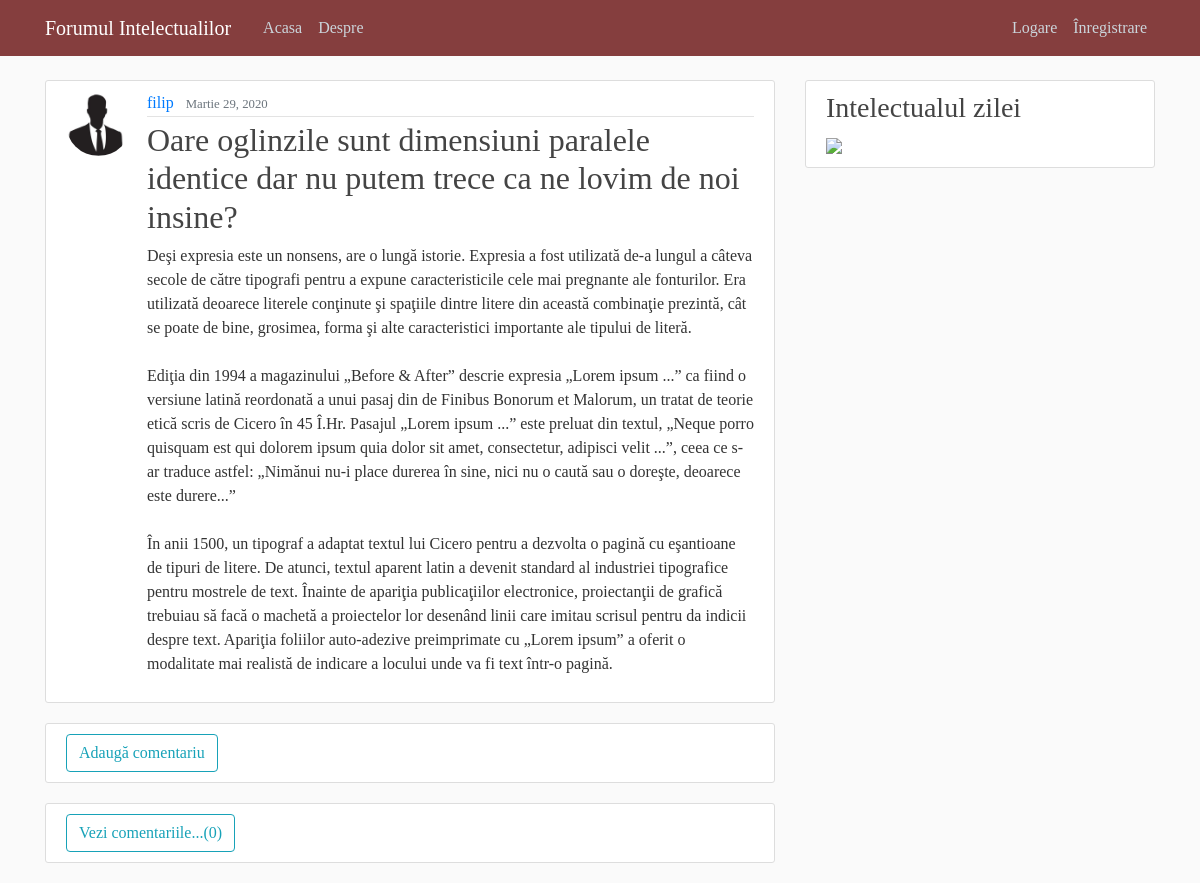
Page /post/40/ on the committed database.
### blog/models.py (models this page shows, shortened)
class Post(models.Model):
    title = models.CharField(max_length=100)
    content = models.TextField()
    date_posted = models.DateTimeField(default=timezone.now)
    author = models.ForeignKey(User, on_delete=models.CASCADE)
    @property
    def get_comment_count(self):
        return Comment.objects.filter(post=self).count()

### users/models.py (models this page shows, shortened)
class Profile(models.Model):
    user = models.OneToOneField(User, on_delete=models.CASCADE)
    image = models.ImageField(default='default.jpg', upload_to='profile_pics')

### blog/views.py (the view, shortened to what this page needs)
# urls.py: path('post/<int:pk>/', PostDetailView.as_view(), name='post-detail'),
class PostDetailView(DetailView):
    model = Post

### blog/templates/blog/post_detail.html (shortened to what this page needs)
{% extends "blog/base.html" %}
{% load crispy_forms_tags %}
{% load i18n %}
{% block content %}
  <article class="media content-section">
    <img class="rounded-circle article-img" src="{{ object.author.profile.image.url }}">
    <div class="media-body">
      <div class="article-metadata">
        <a class="mr-2" href="{% url 'user-posts' object.author.username %}">{{ object.author }}</a>
        <small class="text-muted">
        {% language 'ro' %}
          {{ object.date_posted|date:"F d, Y" }}
        {% endlanguage %}
        </small>
      </div>
      <h2 class="article-title">{{ object.title }}</h2>
      <p class="article-content">{{ object.content }}</p>
    </div>
  </article>
  <div class="content-section">
      <a class="btn btn-outline-info" style="text-decoration: none !important" type="submit" href="./comment">Adaugă comentariu</a>
  </div>
  <div class="content-section">
      <a class="btn btn-outline-info" style="text-decoration: none !important" type="submit" href="./comments">Vezi comentariile...({{ object.get_comment_count }})</a>
  </div>
{% endblock content %}

### blog/static/blog/main.css (style rules this page uses)
html * { font-family: "Palatino Linotype", "Book Antiqua", Palatino, serif !important; }
body { background: #fafafa; color: #333333; margin-top: 5rem; }
h1, h2, h3, h4, h5, h6 { color: #444444; }
.content-section { background: #ffffff; padding: 10px 20px; border: 1px solid #dddddd; border-radius: 3px; margin-bottom: 20px; }
.article-title { color: #444444; }
.article-content { white-space: pre-line; }
.article-img { height: 65px; width: 65px; margin-right: 16px; }
.article-metadata { padding-bottom: 1px; margin-bottom: 4px; border-bottom: 1px solid #e3e3e3 }

### rows in the picture
Post: author.profile.image (placeholder picture), author "filip", date_posted "Martie 29, 2020", title "Oare oglinzile sunt dimensiuni paralele identice dar nu putem trece ca ne lovim de noi insine?", content "Deşi expresia este un nonsens, are o lungă istorie. Expresia a fost utilizată de-a lungul a câteva secole de către tipografi pentru a expune caracteristicile cele mai pregnante ale fonturilor. Era utilizată deoarece literele conţinute şi spaţiile dintre litere din această combinaţie prezintă, cât se poate de bine, grosimea, forma şi alte caracteristici importante ale tipului de literă. Ediţia din 1994 a magazinului „Before & After” descrie expresia „Lorem ipsum ...” ca fiind o versiune latină reordonată a unui pasaj din de Finibus Bonorum et Malorum, un tratat de teorie etică scris de Cicero în 45 Î.Hr. Pasajul „Lorem ipsum ...” este preluat din textul, „Neque porro quisquam est qui dolorem…", get_comment_count "0"
